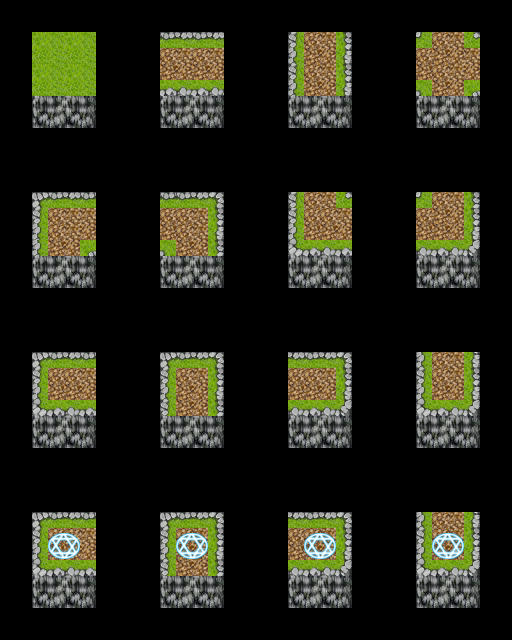

This game map was drawn from its Tiled (.tmx) file and the tilesets committed beside it. A one-line description and the trimmed map source follow:
An orthogonal 32x40 tile map with 16x16 px tiles, 5 tile layers (map, background, background2, foreground, ...), 10 tilesets.

<map version="1.0" tiledversion="1.0.3" orientation="orthogonal" renderorder="right-down" width="32" height="40" tilewidth="16" tileheight="16" nextobjectid="1">
 <tileset firstgid="1" name="A1" tilewidth="16" tileheight="16" tilecount="768" columns="32">
  <image source="TileA1.png" width="512" height="384" />
 </tileset>
 <tileset firstgid="769" name="A2" tilewidth="16" tileheight="16" tilecount="768" columns="32">
  <image source="TileA2.png" width="512" height="384" />
 </tileset>
 <tileset firstgid="1537" name="A3" tilewidth="16" tileheight="16" tilecount="512" columns="32">
  <image source="TileA3.png" width="512" height="256" />
 </tileset>
 <tileset firstgid="2049" name="A4" tilewidth="16" tileheight="16" tilecount="960" columns="32">
  <image source="TileA4.png" width="512" height="480" />
 </tileset>
 <tileset firstgid="3009" name="A5" tilewidth="16" tileheight="16" tilecount="512" columns="16">
  <image source="TileA5.png" width="256" height="512" />
 </tileset>
 <tileset firstgid="3521" name="B" tilewidth="16" tileheight="16" tilecount="1024" columns="32">
  <image source="TileB.png" width="512" height="512" />
 </tileset>
 <tileset firstgid="4545" name="C" tilewidth="16" tileheight="16" tilecount="1024" columns="32">
  <image source="TileC.png" width="512" height="512" />
 </tileset>
 <tileset firstgid="5569" name="D" tilewidth="16" tileheight="16" tilecount="1024" columns="32">
  <image source="TileD.png" width="512" height="512" />
 </tileset>
 <tileset firstgid="6593" name="E" tilewidth="16" tileheight="16" tilecount="1024" columns="32">
  <image source="TileE.png" width="512" height="512" />
 </tileset>
 <tileset firstgid="7617" name="F" tilewidth="16" tileheight="16" tilecount="480" columns="30">
  <image source="chip01e_exterior.png" width="480" height="256" />
 </tileset>
 <layer name="map" width="32" height="40">
  <data>[1280 cells, 384 non-empty, 32 distinct tile ids]</data>
 </layer>
 <layer name="background" width="32" height="40">
  <data>[1280 cells, 16 non-empty, 4 distinct tile ids]</data>
 </layer>
 <layer name="background2" width="32" height="40">
  <data>[1280 cells, 0 non-empty, 0 distinct tile ids]</data>
 </layer>
 <layer name="foreground" width="32" height="40">
  <data>[1280 cells, 0 non-empty, 0 distinct tile ids]</data>
 </layer>
 <layer name="foreground2" width="32" height="40">
  <data>[1280 cells, 0 non-empty, 0 distinct tile ids]</data>
 </layer>
 <objectgroup name="collision" />
 <objectgroup name="event" />
</map>
